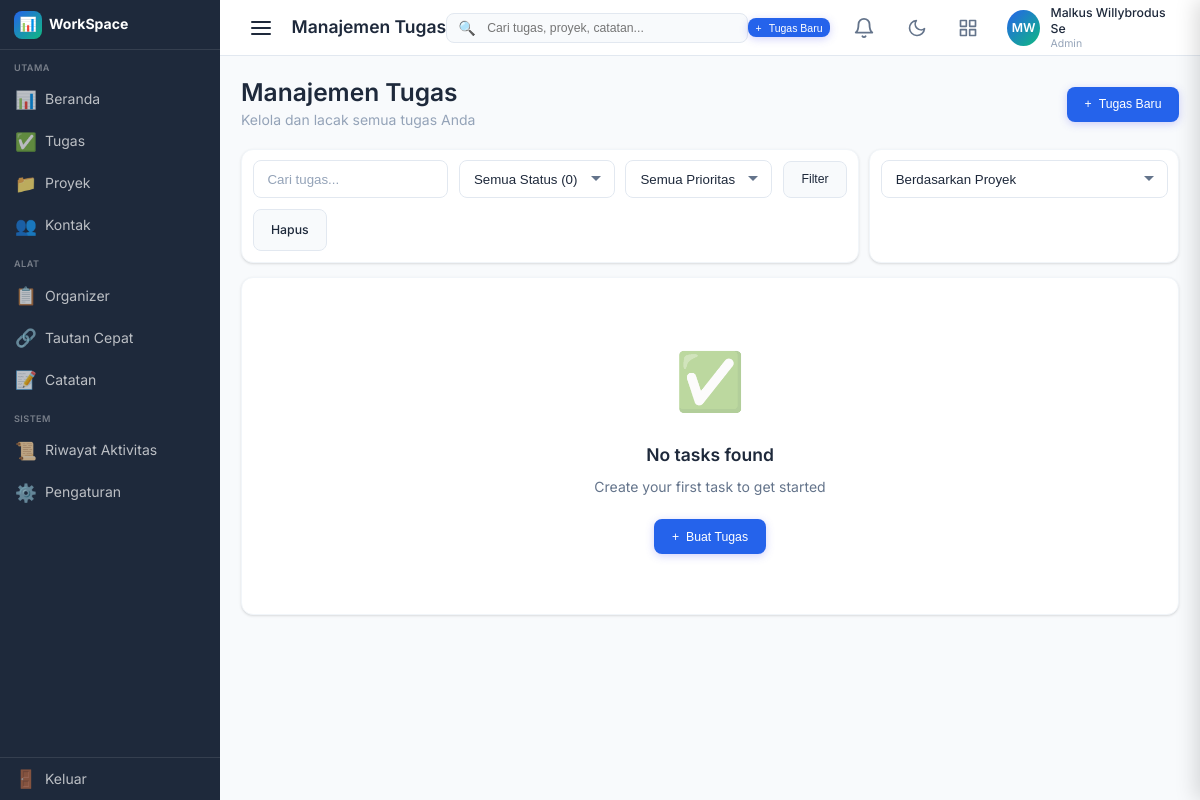
Page /index.php?page=tasks (signed in) on the earlier database version.
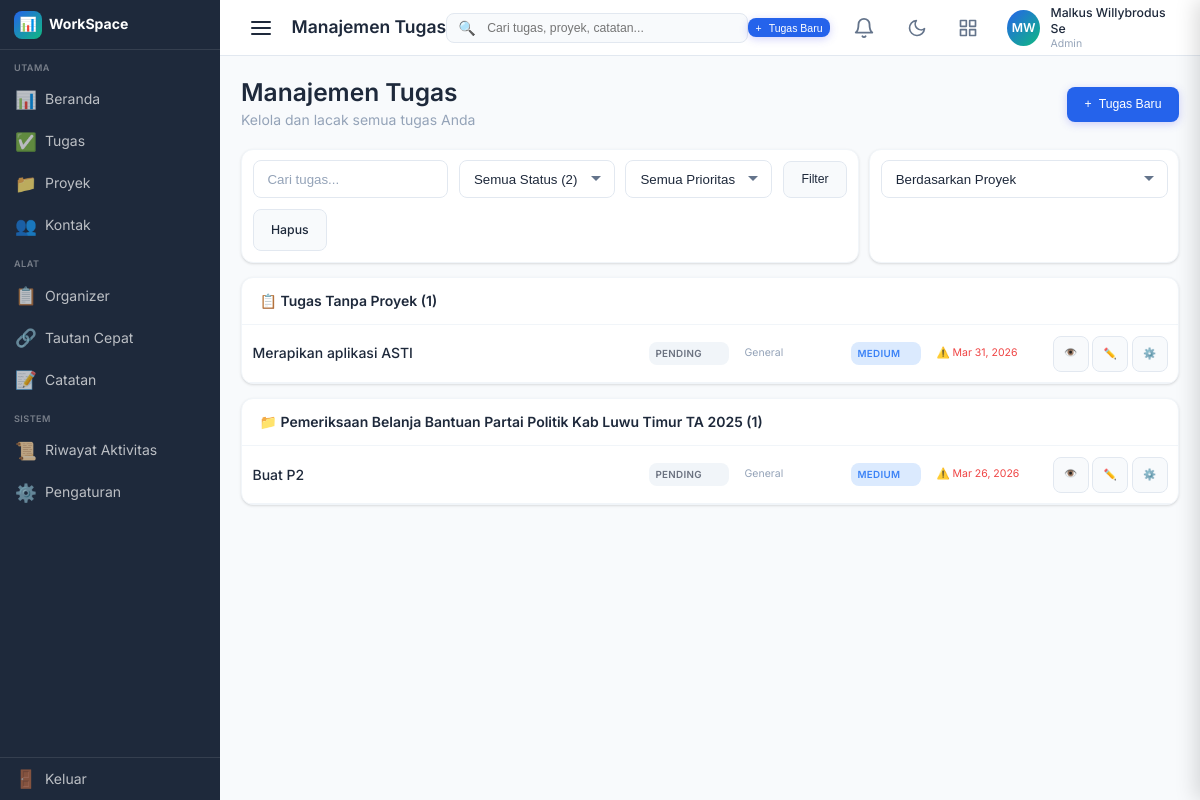
Same page on the later database version.
### tables this page shows
CREATE TABLE `tasks` (
  `id` int NOT NULL AUTO_INCREMENT,
  `task_code` varchar(20) DEFAULT NULL,
  `title` varchar(255) NOT NULL,
  `description` text,
  `user_id` int NOT NULL,
  `project_id` int DEFAULT NULL,
  `folder_name` varchar(50) DEFAULT NULL,
  `status` enum('pending','in_progress','completed','cancelled') DEFAULT 'pending',
  `priority` enum('low','medium','high','urgent') DEFAULT 'medium',
  `category` varchar(50) DEFAULT 'general',
  `label_color` varchar(7) DEFAULT '#6b7280',
  `deadline` datetime DEFAULT NULL,
  `start_date` date DEFAULT NULL,
  `completed_at` datetime DEFAULT NULL,
  `created_at` datetime DEFAULT CURRENT_TIMESTAMP,
  `updated_at` datetime DEFAULT CURRENT_TIMESTAMP ON UPDATE CURRENT_TIMESTAMP,
  PRIMARY KEY (`id`),
  KEY `user_id` (`user_id`),
  KEY `project_id` (`project_id`),
  CONSTRAINT `tasks_ibfk_1` FOREIGN KEY (`user_id`) REFERENCES `users` (`id`) ON DELETE CASCADE,
  CONSTRAINT `tasks_ibfk_2` FOREIGN KEY (`project_id`) REFERENCES `projects` (`id`) ON DELETE SET NULL
);

CREATE TABLE `projects` (
  `id` int NOT NULL AUTO_INCREMENT,
  `project_code` varchar(20) DEFAULT NULL,
  `name` varchar(255) NOT NULL,
  `description` text,
  `owner_id` int NOT NULL,
  `status` enum('planning','active','on_hold','completed','cancelled') DEFAULT 'planning',
  `progress_percentage` int DEFAULT '0',
  `start_date` date DEFAULT NULL,
  `deadline` date DEFAULT NULL,
  `folder_name` varchar(50) DEFAULT NULL,
  `created_at` datetime DEFAULT CURRENT_TIMESTAMP,
  `updated_at` datetime DEFAULT CURRENT_TIMESTAMP ON UPDATE CURRENT_TIMESTAMP,
  PRIMARY KEY (`id`),
  KEY `owner_id` (`owner_id`),
  CONSTRAINT `projects_ibfk_1` FOREIGN KEY (`owner_id`) REFERENCES `users` (`id`) ON DELETE CASCADE
);

### config/functions.php (called while the page is built, shortened)
<?php
function getUserId() {
    return $_SESSION['user_id'] ?? null;
}
function h($str) {
    return htmlspecialchars($str, ENT_QUOTES, 'UTF-8');
}
function formatDate($date, $format = 'Y-m-d') {
    $d = new DateTime($date);
    return $d->format($format);
}
function countUnreadNotifications($userId) {
    $db = getDB();
    $stmt = $db->prepare("SELECT COUNT(*) as count FROM notifications WHERE user_id = ? AND is_read = 0");
    $stmt->bind_param('i', $userId);
    $stmt->execute();
    $result = $stmt->get_result();
    return $result->fetch_assoc()['count'];
}

### includes/sidebar.php (called while the page is built, shortened)
<?php
if (isLoggedIn()) {
    $unreadCount = countUnreadNotifications(getUserId());
}
?>

### pages/tasks/index.php (the view, shortened to what the changed rows need)
<?php
require_once __DIR__ . '/../../config/functions.php';
$userId = getUserId();
$db = getDB();
$statusFilter = $_GET['status'] ?? 'all';
$priorityFilter = $_GET['priority'] ?? 'all';
$searchQuery = $_GET['search'] ?? '';
$sortBy = $_GET['sort'] ?? 'by_project';
$groupBy = $_GET['group'] ?? 'none';
$sql = "SELECT t.*, p.name as project_name FROM tasks t LEFT JOIN projects p ON t.project_id = p.id WHERE t.user_id = ?";
$params = [$userId];
$types = 'i';
switch ($sortBy) {
    case 'by_project':
        $sql .= " ORDER BY
            CASE WHEN t.project_id IS NULL THEN 0 ELSE 1 END,
            p.name ASC,
            CASE t.status
                WHEN 'in_progress' THEN 1
                WHEN 'pending' THEN 2
                WHEN 'completed' THEN 3
                ELSE 4
            END,
            CASE t.priority
                WHEN 'urgent' THEN 1
                WHEN 'high' THEN 2
                WHEN 'medium' THEN 3
                ELSE 4
            END,
            t.deadline ASC,
            t.created_at DESC";
        break;
}
$stmt = $db->prepare($sql);
$stmt->bind_param($types, ...$params);
$stmt->execute();
$tasks = $stmt->get_result()->fetch_all(MYSQLI_ASSOC);
$tasksByProject = [];
$standaloneTasks = [];
foreach ($tasks as $task) {
    if (empty($task['project_id'])) {
        $standaloneTasks[] = $task;
    } else {
        $projectName = $task['project_name'] ?? 'Unknown Project';
        if (!isset($tasksByProject[$projectName])) {
            $tasksByProject[$projectName] = [];
        }
        $tasksByProject[$projectName][] = $task;
    }
}
$stmt = $db->prepare("SELECT status, COUNT(*) as count FROM tasks WHERE user_id = ? GROUP BY status");
$stmt->bind_param('i', $userId);
$stmt->execute();
$taskCounts = $stmt->get_result()->fetch_all(MYSQLI_ASSOC);
$counts = ['all' => 0, 'pending' => 0, 'in_progress' => 0, 'completed' => 0];
foreach ($taskCounts as $row) {
    $counts[$row['status']] = $row['count'];
    $counts['all'] += $row['count'];
}
?>
<div class="tasks-page">
    <div class="d-flex justify-between align-center mb-5">
        <div>
            <h2>Manajemen Tugas</h2>
            <p class="text-muted">Kelola dan lacak semua tugas Anda</p>
        </div>
        <button class="btn btn-primary" onclick="openModal('addTaskModal')">
            <span>+</span> Tugas Baru
        </button>
    </div>
    <div class="d-flex gap-3 mb-4 flex-wrap">
        <div class="card" style="flex: 2; min-width: 300px;">
            <div class="card-body d-flex gap-3 align-center" style="padding: var(--space-3);">
                <form method="GET" class="d-flex gap-3 flex-wrap align-center" style="width: 100%;">
                    <div class="form-group" style="margin-bottom: 0; flex: 1; min-width: 150px;">
                        <input type="text" name="search" class="form-control" placeholder="Cari tugas..." value="<?= h($searchQuery) ?>">
                    </div>
                    <div class="form-group" style="margin-bottom: 0;">
                        <select name="status" class="form-control" onchange="this.form.submit()">
                            <option value="all" <?= $statusFilter === 'all' ? 'selected' : '' ?>>Semua Status (<?= $counts['all'] ?>)</option>
                        </select>
                    </div>
                    <div class="form-group" style="margin-bottom: 0;">
                        <select name="priority" class="form-control" onchange="this.form.submit()">
                            <option value="all" <?= $priorityFilter === 'all' ? 'selected' : '' ?>>Semua Prioritas</option>
                        </select>
                    </div>
                    <button type="submit" class="btn btn-secondary">Filter</button>
                    <a href="index.php?page=tasks&sort=<?= h($sortBy) ?>" class="btn btn-secondary">Hapus</a>
                </form>
            </div>
        </div>
        <div class="card" style="flex: 1; min-width: 200px;">
            <div class="card-body d-flex gap-2 align-center" style="padding: var(--space-3);">
                <form method="GET" class="d-flex gap-2 align-center" style="width: 100%;">
                    <select name="sort" class="form-control" style="width: 100%;" onchange="this.form.submit()">
                        <option value="by_project" <?= $sortBy === 'by_project' ? 'selected' : '' ?>>Berdasarkan Proyek</option>
                    </select>
                </form>
            </div>
        </div>
    </div>
    <?php if (count($tasks) > 0): ?>
        <?php if ($groupBy === 'project' || $sortBy === 'by_project'): ?>
            <?php if (count($standaloneTasks) > 0): ?>
            <div class="mb-4">
                <div class="card">
                    <div class="card-header" style="background: var(--bg-tertiary);">
                        <h3 class="card-title" style="font-size: 1rem;">📋 Tugas Tanpa Proyek (<?= count($standaloneTasks) ?>)</h3>
                    </div>
                    <div class="card-body" style="padding: 0;">
                        <?php foreach ($standaloneTasks as $task): ?>
                        <div class="task-item d-flex align-center p-3" style="border-bottom: 1px solid var(--border-light); gap: 16px;">
                            <div style="flex: 1; min-width: 200px;">
                                <span class="font-weight-500 <?= $task['status'] === 'completed' ? 'text-muted' : '' ?>" style="<?= $task['status'] === 'completed' ? 'text-decoration: line-through;' : '' ?>"><?= h($task['title']) ?></span>
                            </div>
                            <span class="badge badge-<?= str_replace('_', '-', $task['status']) ?>" style="width: 80px; text-align: center;"><?= ucfirst(str_replace('_', ' ', $task['status'])) ?></span>
                            <div class="text-xs text-muted" style="width: 90px;"><?= ucfirst($task['category']) ?></div>
                            <span class="badge badge-<?= $task['priority'] ?>" style="width: 70px; text-align: center;"><?= ucfirst($task['priority']) ?></span>
                            <div class="text-xs" style="width: 100px;">
                                <?php if ($task['deadline']): ?>
                                    <?php $deadline = new DateTime($task['deadline']); $now = new DateTime(); $isOverdue = $deadline < $now && $task['status'] !== 'completed'; $isDueSoon = !$isOverdue && $deadline <= new DateTime('+3 days'); ?>
                                    <span class="<?= $isOverdue ? 'text-error' : ($isDueSoon ? 'text-warning' : 'text-muted') ?>"><?= $isOverdue ? '⚠️ ' : '' ?><?= formatDate($task['deadline'], 'M d, Y') ?></span>
                                <?php else: ?><span class="text-muted">-</span><?php endif; ?>
                            </div>
                            <div class="d-flex gap-1">
                                <a href="index.php?page=task_detail&id=<?= $task['id'] ?>" class="btn btn-sm btn-icon btn-secondary" title="Details">👁️</a>
                                <button class="btn btn-sm btn-icon btn-secondary" onclick="editTask(<?= $task['id'] ?>, '<?= h($task['title']) ?>', '<?= h($task['description'] ?? '') ?>', '<?= $task['status'] ?>', '<?= $task['priority'] ?>', '<?= $task['category'] ?>', '<?= $task['deadline'] ?>')" title="Edit">✏️</button>
                                <button type="button" class="btn btn-sm btn-icon btn-secondary" title="Ubah Status" onclick="openTaskStatusModal(<?= $task['id'] ?>, '<?= h($task['title']) ?>', '<?= $task['status'] ?>')">⚙️</button>
                            </div>
                        </div>
                        <?php endforeach; ?>
                    </div>
                </div>
            </div>
            <?php endif; ?>
            <?php foreach ($tasksByProject as $projectName => $projectTasks): ?>
            <div class="mb-4">
                <div class="card">
                    <div class="card-header" style="background: var(--bg-tertiary);">
                        <h3 class="card-title" style="font-size: 1rem;">📁 <?= h($projectName) ?> (<?= count($projectTasks) ?>)</h3>
                    </div>
                    <div class="card-body" style="padding: 0;">
                        <?php foreach ($projectTasks as $task): ?>
                        <div class="task-item d-flex align-center p-3" style="border-bottom: 1px solid var(--border-light); gap: 16px;">
                            <div style="flex: 1; min-width: 200px;">
                                <span class="font-weight-500 <?= $task['status'] === 'completed' ? 'text-muted' : '' ?>" style="<?= $task['status'] === 'completed' ? 'text-decoration: line-through;' : '' ?>"><?= h($task['title']) ?></span>
                            </div>
                            <span class="badge badge-<?= str_replace('_', '-', $task['status']) ?>" style="width: 80px; text-align: center;"><?= ucfirst(str_replace('_', ' ', $task['status'])) ?></span>
                            <div class="text-xs text-muted" style="width: 90px;"><?= ucfirst($task['category']) ?></div>
                            <span class="badge badge-<?= $task['priority'] ?>" style="width: 70px; text-align: center;"><?= ucfirst($task['priority']) ?></span>
                            <div class="text-xs" style="width: 100px;">
                                <?php if ($task['deadline']): ?>
                                    <?php $deadline = new DateTime($task['deadline']); $now = new DateTime(); $isOverdue = $deadline < $now && $task['status'] !== 'completed'; $isDueSoon = !$isOverdue && $deadline <= new DateTime('+3 days'); ?>
                                    <span class="<?= $isOverdue ? 'text-error' : ($isDueSoon ? 'text-warning' : 'text-muted') ?>"><?= $isOverdue ? '⚠️ ' : '' ?><?= formatDate($task['deadline'], 'M d, Y') ?></span>
                                <?php else: ?><span class="text-muted">-</span><?php endif; ?>
                            </div>
                            <div class="d-flex gap-1">
                                <a href="index.php?page=task_detail&id=<?= $task['id'] ?>" class="btn btn-sm btn-icon btn-secondary" title="Details">👁️</a>
                                <button class="btn btn-sm btn-icon btn-secondary" onclick="editTask(<?= $task['id'] ?>, '<?= h($task['title']) ?>', '<?= h($task['description'] ?? '') ?>', '<?= $task['status'] ?>', '<?= $task['priority'] ?>', '<?= $task['category'] ?>', '<?= $task['deadline'] ?>')" title="Edit">✏️</button>
                                <button type="button" class="btn btn-sm btn-icon btn-secondary" title="Ubah Status" onclick="openTaskStatusModal(<?= $task['id'] ?>, '<?= h($task['title']) ?>', '<?= $task['status'] ?>')">⚙️</button>
                            </div>
                        </div>
                        <?php endforeach; ?>
                    </div>
                </div>
            </div>
            <?php endforeach; ?>
        <?php endif; ?>
    <?php else: ?>
        <div class="card">
            <div class="card-body">
                <div class="empty-state">
                    <div class="empty-state-icon">✅</div>
                    <div class="empty-state-title">No tasks found</div>
                    <div class="empty-state-text">
                        <?php if ($searchQuery || $statusFilter !== 'all' || $priorityFilter !== 'all'): ?>
                            Coba sesuaikan filter Anda
                        <?php else: ?>
                            Create your first task to get started
                        <?php endif; ?>
                    </div>
                    <button class="btn btn-primary" onclick="openModal('addTaskModal')">
                        <span>+</span> Buat Tugas
                    </button>
                </div>
            </div>
        </div>
    <?php endif; ?>
</div>

Differences in the rows shown:
added tasks: title "Merapikan aplikasi ASTI", status "PENDING", category "General", priority "MEDIUM", deadline "Mar 31, 2026", shown under "📋 Tugas Tanpa Proyek (1)"
added tasks: project.name "Pemeriksaan Belanja Bantuan Partai Politik Kab Luwu Timur TA 2025", count($projectTasks) "1", title "Buat P2", status "PENDING", category "General", priority "MEDIUM", deadline "Mar 26, 2026"
Other differences:
form field status: "Semua Status (0)" → "Semua Status (2)"
count($standaloneTasks): (not shown) → "1"
text no longer shown: "✅ No tasks found Create your first task to get started + Buat Tugas"
text now shown: "📋 Tugas Tanpa Proyek ( )"
